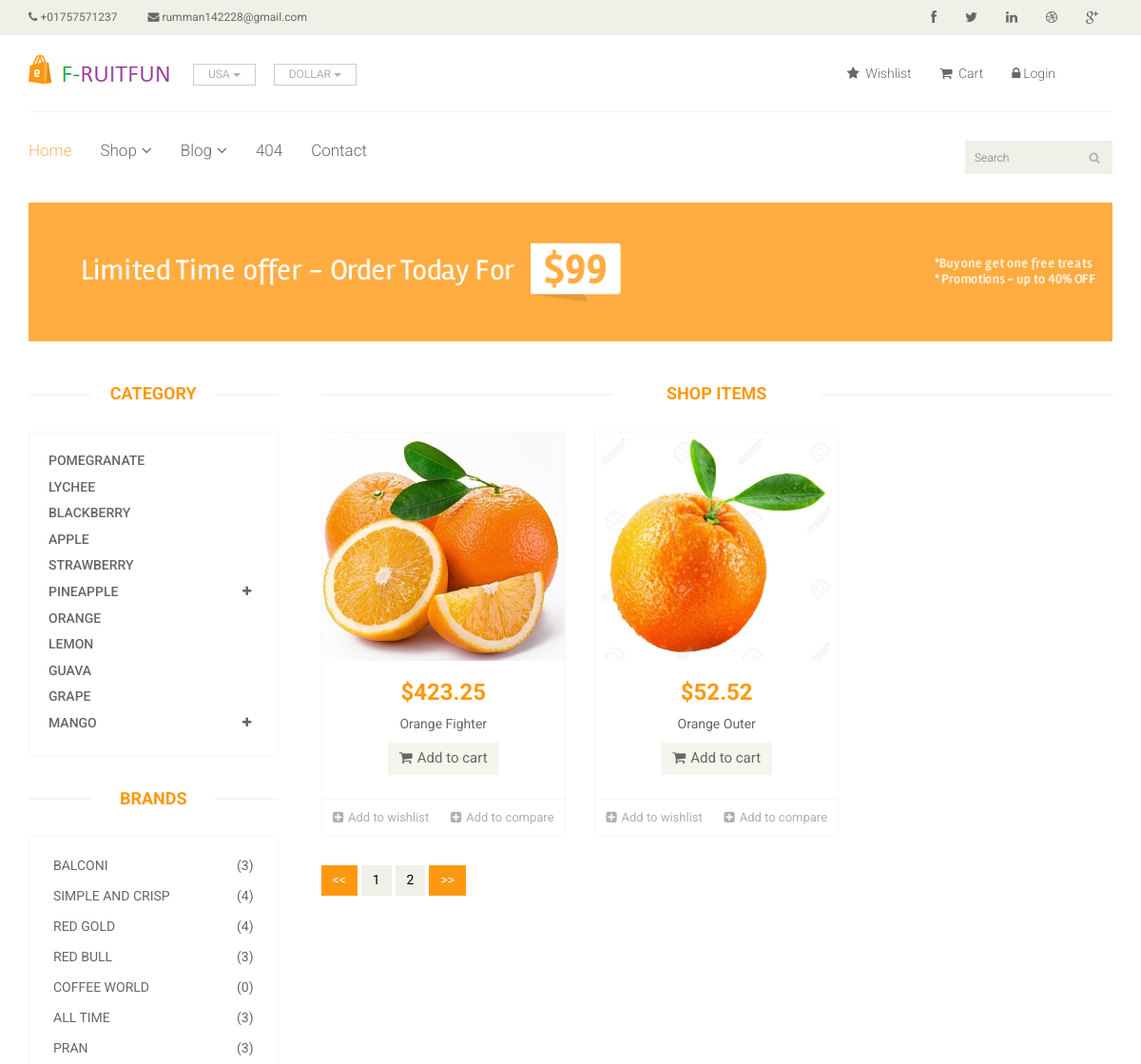
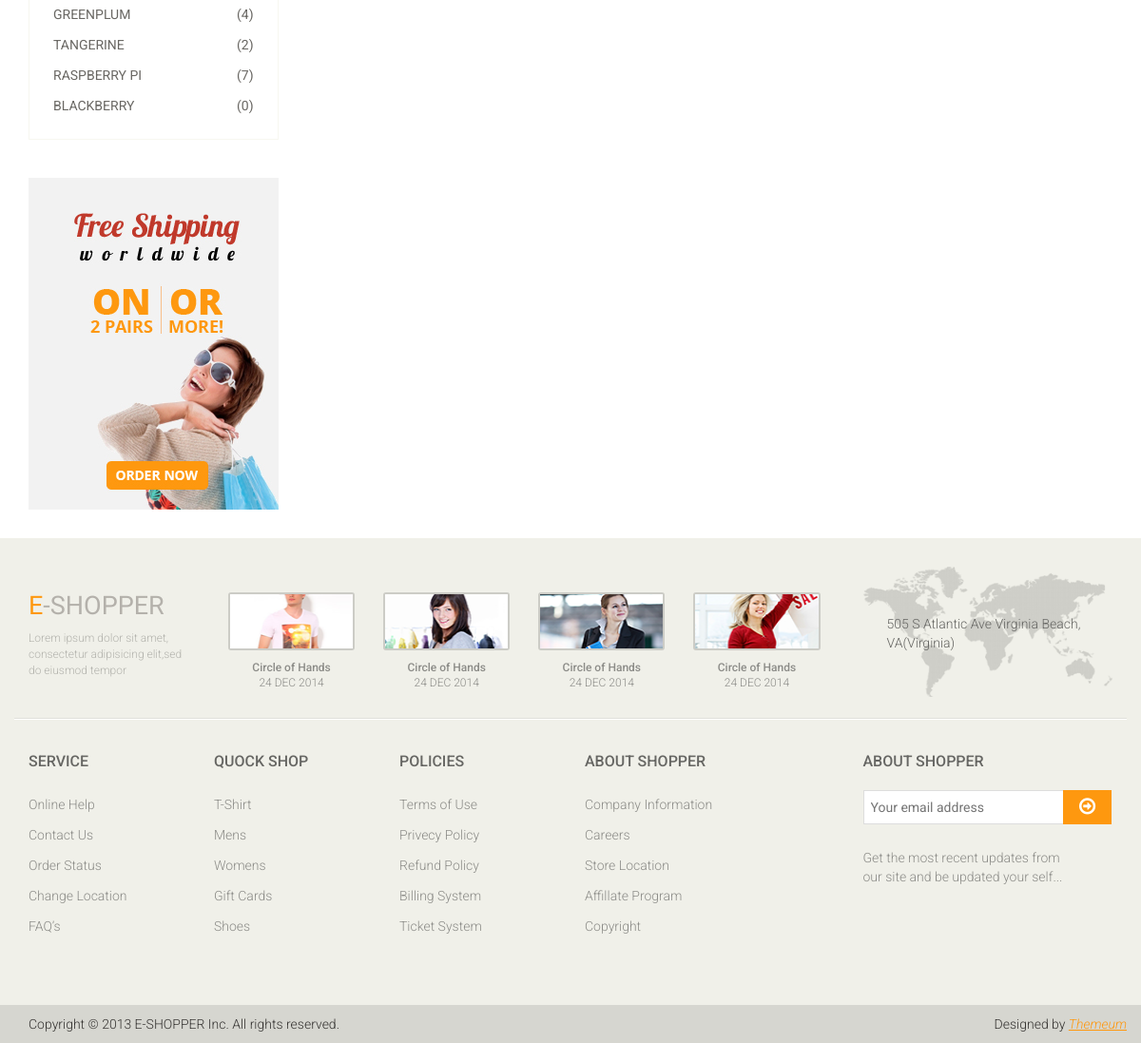
/productbycat.php?pbc=15, run on the app's committed database (2 pictures, top to bottom).
### tables this page shows
CREATE TABLE `forcat` (
  `catId` int(11) NOT NULL,
  `catName` varchar(255) NOT NULL,
  `catRole` int(11) NOT NULL,
  `catParent` int(11) NOT NULL
);

CREATE TABLE `forbrand` (
  `brandId` int(11) NOT NULL,
  `brandName` varchar(255) NOT NULL,
  `brandRole` int(11) NOT NULL
);

CREATE TABLE `forproduct` (
  `productId` int(11) NOT NULL,
  `productName` varchar(255) NOT NULL,
  `productCat` int(11) NOT NULL,
  `productBrand` int(11) NOT NULL,
  `body` text NOT NULL,
  `price` float(10,2) NOT NULL,
  `image` varchar(255) NOT NULL,
  `type` int(11) NOT NULL,
  `productRole` int(11) NOT NULL,
  `productAvail` int(11) NOT NULL DEFAULT '0',
  `productCond` int(11) NOT NULL DEFAULT '0',
  `date` timestamp NOT NULL DEFAULT CURRENT_TIMESTAMP
);

### classes/Category.php (called while the page is built, shortened)
<?php
  $filepath = realpath(dirname(__FILE__));
  include_once ($filepath."/../lib/Database.php");
?>
<?php
class Category
{
	    private $db;
	  	function __construct()
	  	{
	  		$this->db = new Database();
	  	}
        public function showCategory(){
        	$showquery = "select * from forcat order by catId DESC";
        	$showres = $this->db->select($showquery);
        	if($showres)
        		return $showres;
        }
        public function checkCategoryById($ck){
        	$showquery = "select * from forcat where catParent='$ck'";
        	$showres = $this->db->select($showquery);
        	if($showres)
        		return $showres;
        	else return false;
          }
}
?>

### lib/Database.php (called while the page is built, shortened)
<?php
Class Database{
	public $host   = DB_HOST;
	public $user   = DB_USER;
	public $pass   = DB_PASS;
	public $dbname = DB_NAME;
	public $link;
	private function connectDB(){
	$this->link = new mysqli($this->host, $this->user, $this->pass, $this->dbname);
   }
	public function select($query){
		$result = $this->link->query($query) or die($this->link->error.__LINE__);
		if($result->num_rows > 0){
			return $result;
		} else {
			return false;
		}
	}
 }
?>

### classes/Brand.php (called while the page is built, shortened)
<?php
  $filepath = realpath(dirname(__FILE__));
  include_once ($filepath."/../lib/Database.php");
?>
<?php
class Brand
{
	    private $db;
	  	function __construct()
	  	{
	  		$this->db = new Database();
	  	}
	  	public function showBrand(){
        	$showquery = "select * from forbrand order by brandId DESC";
        	$showres = $this->db->select($showquery);
        	if($showres)
        		return $showres;
        }
}
?>

### classes/Product.php (called while the page is built, shortened)
<?php
  $filepath = realpath(dirname(__FILE__));
  include_once ($filepath."/../lib/Database.php");
?>
<?php
class Product
{
	    private $db;
	  	function __construct()
	  	{
	  		$this->db = new Database();
	  	}
	   public function productPaginationInCat($catid){
	   	  $sql = "SELECT * FROM forproduct where productCat = '$catid'";
		  $result = $this->db->select($sql);
		   if($result){
		   $total_records = mysqli_num_rows($result);
		   return $total_records;
			}else{
				return 0;
			}
	   }
	   public function brandProductNumberById($hid){
	   	 $sql = "SELECT * FROM forproduct where productBrand = '$hid'";
		  $result = $this->db->select($sql);
		  if($result){
		   $total_records = mysqli_num_rows($result);
		   return $total_records;
		}else{
			return 0;
		}
	   }
	   public function showCatProductById($catid,$start_from, $num_rec_per_page){
	   	 $query = "select * from forproduct where productCat='$catid' order by productId DESC LIMIT $start_from, $num_rec_per_page";
		    $result = $this->db->select($query);
		   if($result){
		   	  return $result;
		   }
	   }
}
?>

### productbycat.php (the view, shortened to what this page needs)
<?php include ('inc/header.php');?>
<?php
if(!isset($_GET['pbc']) && $_GET['pbc']==NULL){
     echo "<script>window.location='404.php'</script>";
  }else{
     $catid = $_GET['pbc'];
  }
?>
	<section id="advertisement">
		<div class="container">
			<img src="images/shop/advertisement.jpg" alt="" />
		</div>
	</section>
	<section>
		<div class="container">
			<div class="row">
				<div class="col-sm-3">
					<div class="left-sidebar">
						<h2>Category</h2>
						<div class="panel-group category-products" id="accordian">
							<div class="panel panel-default">
								<?php
                     $query = $cat->showCategory();
                       if($query){
                           while ($value=$query->fetch_assoc()) {
                           	$ck = $value['catId'];
                             $ckk = $cat->checkCategoryById($ck);
							if($ckk==false) {
								if($value['catParent']=='0'){?>
								<div class="panel-heading">
									<h4 class="panel-title">
                                     <a href="productbycat.php?pbc=<?php echo $value['catId'];?>"><?php echo $value['catName'];?></a>
                                    </h4>
                                </div>
                                 <?php } }else{?>
								 <div class="panel-heading">
									<h4 class="panel-title">
									<a data-toggle="collapse" data-parent="#accordian" href="#m<?php echo $value['catId'];?>">
									<span class="badge pull-right"><i class="fa fa-plus"></i></span>
									<?php  echo $value['catName'];?>
									</a>
									</h4>
								</div>
									<?php } ?>
						     	<?php } }?>
							</div>
						</div>
						<div class="brands_products">
							<h2>Brands</h2>
							<div class="brands-name">
								<ul class="nav nav-pills nav-stacked">
									<ul class="nav nav-pills nav-stacked">
								<?php
                                  $bresult = $br->showBrand();
                                  if($bresult){
                                  	while ($bvalue = $bresult->fetch_assoc()) {
                                  	$hid = $bvalue['brandId'];
                                  	$gbn = $pd->brandProductNumberById($hid);
								?>
									<li><a href="productbybrand.php?pbo=<?php echo $bvalue['brandId'];?>"> <span class="pull-right">(<?php if(isset($gbn)) echo $gbn;?>)
									</span><?php echo $bvalue['brandName'];?></a></li>
								<?php } }?>
								</ul>
							</div>
						</div>
						<div style="margin-bottom: 30px;" class="shipping text-center">
							<img src="images/home/shipping.jpg" alt="" />
						</div>
					</div>
				</div>
				<div class="col-sm-9 padding-right">
					<div class="features_items">
						<h2 class="title text-center">Shop Items</h2>
						<?php
							$num_rec_per_page=2;
							if (isset($_GET["page"]))
							 {
							 	$page  = $_GET["page"];
						     }
							  else {
							   $page=1;
							}
							$start_from = ($page-1) * $num_rec_per_page;
                       $getpd = $pd->showCatProductById($catid,$start_from, $num_rec_per_page);
                       if($getpd){
                       	while ($value = $getpd->fetch_assoc()) {
				  ?>
						<div class="col-sm-4">
							<div class="product-image-wrapper">
								<div class="single-products">
										<div class="productinfo text-center">
											<a href="preview.php?prodetails=<?php echo $value['productId'];?>"><img src="myadmin/<?php echo $value['image'];?>" alt="" /></a>
											<h2>$<?php echo $value['price'];?></h2>
											<p><?php echo $value['productName'];?></p>
											<a href="product-details.php?prdt=<?php echo $value['productId'];?>" class="btn btn-default add-to-cart"><i class="fa fa-shopping-cart"></i>Add to cart</a>
										</div>
										<div class="product-overlay">
											<div class="overlay-content">
											</div>
										</div>
								</div>
								<div class="choose">
									<ul class="nav nav-pills nav-justified">
										<li><a href="#"><i class="fa fa-plus-square"></i>Add to wishlist</a></li>
										<li><a href="#"><i class="fa fa-plus-square"></i>Add to compare</a></li>
									</ul>
								</div>
							</div>
						</div>
							<?php } } else{
								   echo "<span style='color:#7AB733;text-align:center;text-transform:uppercase;margin:20px;margin-bottom:40px;'><h3>No Products Are Available</h3></span>";
								}?>
					</div>
						<?php
		                $gr = $pd->productPaginationInCat($catid);
						$total_pages = ceil($gr / $num_rec_per_page);
						?>
						<ul class="pagination">
						<?php
						echo "<li class=\"active\"><a href='?pbc=".$catid."&page=1'>".'<<'."</a></li>";
						for ($i=1; $i<=$total_pages; $i++) {
                         echo "<li class=";
                          if(isset($_GET['page'])&& $_GET['page']==$i)
                          	echo 'active';
                         echo "><a href='?pbc=".$catid."&page=".$i."'>".$i."</a></li>";
                    }
                    echo "<li class=\"active\"><a href='?pbc=".$catid."&page=$total_pages'>".'>>'."</a></li>";
                    ?>
						</ul>
				</div>
			</div>
		</div>
	</section>
<?php include ('inc/footer.php');?>

### data on the page
forcat: catName "POMEGRANATE"
forcat: catName "LYCHEE"
forcat: catName "BLACKBERRY"
forcat: catName "APPLE"
forcat: catName "STRAWBERRY"
forcat: catName "PINEAPPLE"
forcat: catName "ORANGE"
forcat: catName "LEMON"
forcat: catName "GUAVA"
forcat: catName "GRAPE"
forcat: catName "MANGO"
forbrand: gbn "3", brandName "BALCONI"
forbrand: gbn "4", brandName "SIMPLE AND CRISP"
forbrand: gbn "4", brandName "RED GOLD"
forbrand: gbn "3", brandName "RED BULL"
forbrand: gbn "0", brandName "COFFEE WORLD"
forbrand: gbn "3", brandName "ALL TIME"
forbrand: gbn "3", brandName "PRAN"
forbrand: gbn "4", brandName "GREENPLUM"
forbrand: gbn "2", brandName "TANGERINE"
forbrand: gbn "7", brandName "RASPBERRY PI"
forbrand: gbn "0", brandName "BLACKBERRY"
forproduct: image (picture), price "423.25", productName "Orange Fighter"
forproduct: image (picture), price "52.52", productName "Orange Outer"
